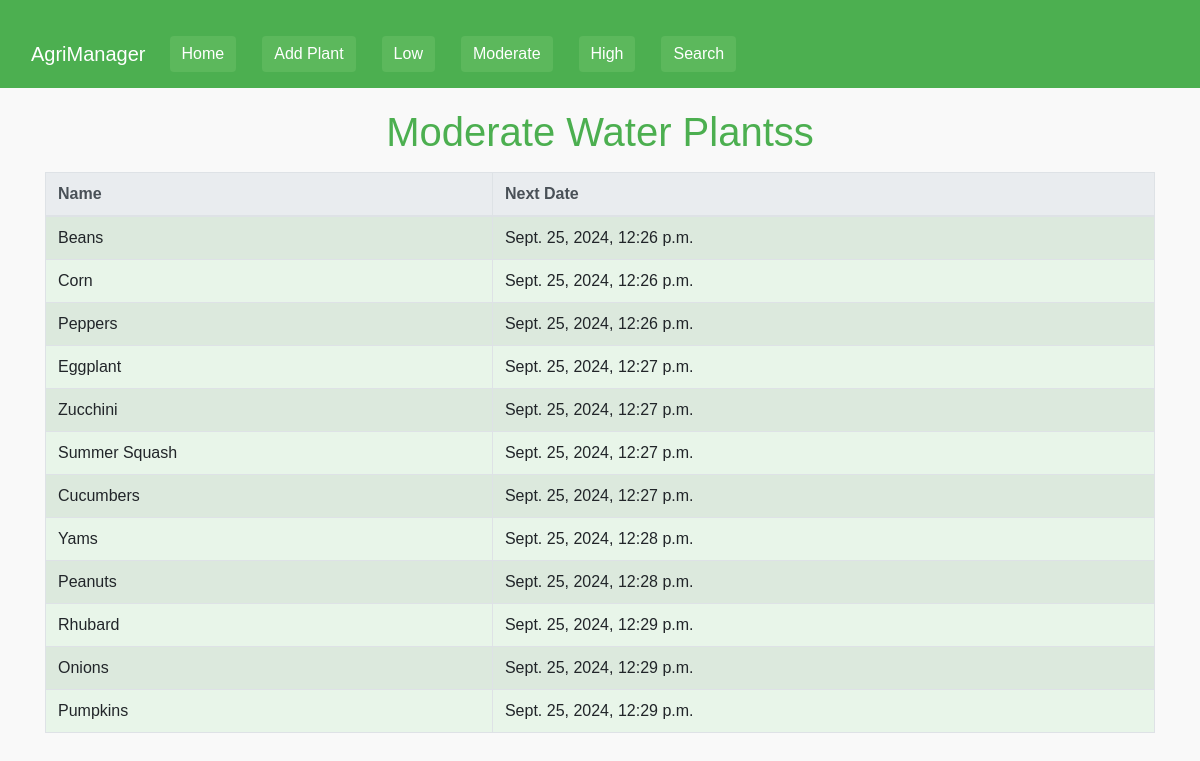
The page /water-management/moderate/ on the database its author committed.
### water_management/models.py (models this page shows, shortened)
class GardeningSchedule(models.Model):
    plant_name = models.CharField(max_length=100)
    plant_countdown_days = models.IntegerField(default=7)
    last_datetime = models.DateTimeField(default=timezone.now)
    next_datetime = models.DateTimeField(default=timezone.now)
    category = models.CharField(default='low',max_length=50, choices=[('low', 'low'), ('moderate', 'moderate'), ('high', 'high')], null=False)
    default_days = models.IntegerField(default=0)
    gnumber = models.IntegerField(default=2)

### water_management/views.py (the view)
# urls.py: path('moderate/', views.moderate_list, name='moderate'),
def moderate_list(request):
    water_plants = GardeningSchedule.objects.filter(category='moderate')
    return render(request, 'moderate_water.html', {'water_plants': water_plants})

### water_management/templates/moderate_water.html (shortened to what this page needs)
{% extends 'welcome.html' %}
{% block content %}
<div class="container">
    <h1 class="text-center mt-3 mb-3" style="color: #4CAF50;">Moderate Water Plantss</h1>
    <table class="table table-bordered table-striped" style="background-color: #e8f5e9;">
       <thead class="thead-light">
         <tr>
           <th scope="col">Name</th>
           <th scope="col">Next Date</th>
         </tr>
       </thead>
       <tbody>
       {% for i in water_plants %}
         <tr>
           <td>{{ i.plant_name }}</td>
           <td>{{ i.next_datetime }}</td>
         </tr>
       {% endfor %}
       </tbody>
     </table>
</div>
{% endblock %}

### water_management/templates/welcome.html (style rules this page uses)
body { background-color: #f9f9f9; font-family: 'Arial', sans-serif; }

### rows shown on the page
GardeningSchedule: plant_name "Beans", next_datetime "Sept. 25, 2024, 12:26 p.m."
GardeningSchedule: plant_name "Corn", next_datetime "Sept. 25, 2024, 12:26 p.m."
GardeningSchedule: plant_name "Peppers", next_datetime "Sept. 25, 2024, 12:26 p.m."
GardeningSchedule: plant_name "Eggplant", next_datetime "Sept. 25, 2024, 12:27 p.m."
GardeningSchedule: plant_name "Zucchini", next_datetime "Sept. 25, 2024, 12:27 p.m."
GardeningSchedule: plant_name "Summer Squash", next_datetime "Sept. 25, 2024, 12:27 p.m."
GardeningSchedule: plant_name "Cucumbers", next_datetime "Sept. 25, 2024, 12:27 p.m."
GardeningSchedule: plant_name "Yams", next_datetime "Sept. 25, 2024, 12:28 p.m."
GardeningSchedule: plant_name "Peanuts", next_datetime "Sept. 25, 2024, 12:28 p.m."
GardeningSchedule: plant_name "Rhubard", next_datetime "Sept. 25, 2024, 12:29 p.m."
GardeningSchedule: plant_name "Onions", next_datetime "Sept. 25, 2024, 12:29 p.m."
GardeningSchedule: plant_name "Pumpkins", next_datetime "Sept. 25, 2024, 12:29 p.m."
